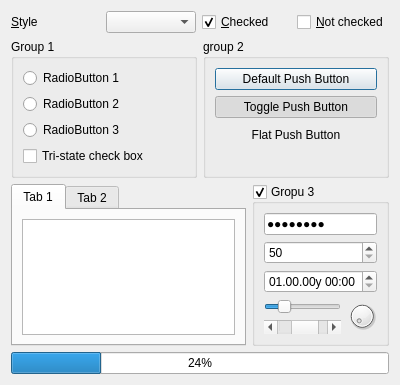
<?xml version="1.0" encoding="UTF-8"?>
<ui version="4.0">
 <class>WidgetsDialog</class>
 <widget class="Dialog" name="WidgetsDialog">
  <property name="geometry">
   <rect>
    <x>0</x>
    <y>0</y>
    <width>400</width>
    <height>300</height>
   </rect>
  </property>
  <property name="windowTitle">
   <string>Dialog</string>
  </property>
  <layout class="QGridLayout" name="gridLayout_2">
   <item row="2" column="0">
    <layout class="QHBoxLayout" name="horizontalLayout_2">
     <item>
      <widget class="QTabWidget" name="tabWidget">
       <property name="currentIndex">
        <number>0</number>
       </property>
       <widget class="QWidget" name="tab">
        <attribute name="title">
         <string>Tab 1</string>
        </attribute>
        <layout class="QHBoxLayout" name="horizontalLayout_3">
         <item>
          <widget class="QTableWidget" name="tableWidget"/>
         </item>
        </layout>
       </widget>
       <widget class="QWidget" name="tab_2">
        <attribute name="title">
         <string>Tab 2</string>
        </attribute>
        <layout class="QHBoxLayout" name="horizontalLayout_4">
         <item>
          <widget class="QTextBrowser" name="textBrowser"/>
         </item>
        </layout>
       </widget>
      </widget>
     </item>
     <item>
      <widget class="QGroupBox" name="groupBox_3">
       <property name="title">
        <string>Gropu 3</string>
       </property>
       <property name="checkable">
        <bool>true</bool>
       </property>
       <layout class="QVBoxLayout" name="verticalLayout_4">
        <item>
         <widget class="QLineEdit" name="lineEdit">
          <property name="text">
           <string>passwrod</string>
          </property>
          <property name="echoMode">
           <enum>QLineEdit::Password</enum>
          </property>
         </widget>
        </item>
        <item>
         <widget class="QSpinBox" name="spinBox_2">
          <property name="specialValueText">
           <string>50</string>
          </property>
         </widget>
        </item>
        <item>
         <widget class="QDateTimeEdit" name="dateTimeEdit">
          <property name="specialValueText">
           <string>4.11.2018 11:54</string>
          </property>
          <property name="displayFormat">
           <string>dd.mm.yyy hh:mm</string>
          </property>
         </widget>
        </item>
        <item>
         <layout class="QHBoxLayout" name="horizontalLayout_6">
          <item>
           <layout class="QVBoxLayout" name="verticalLayout">
            <item>
             <widget class="QSlider" name="horizontalSlider_2">
              <property name="value">
               <number>20</number>
              </property>
              <property name="orientation">
               <enum>Qt::Horizontal</enum>
              </property>
             </widget>
            </item>
            <item>
             <widget class="QScrollBar" name="horizontalScrollBar_2">
              <property name="value">
               <number>60</number>
              </property>
              <property name="orientation">
               <enum>Qt::Horizontal</enum>
              </property>
             </widget>
            </item>
           </layout>
          </item>
          <item>
           <widget class="QDial" name="dial_2">
            <property name="maximumSize">
             <size>
              <width>30</width>
              <height>30</height>
             </size>
            </property>
           </widget>
          </item>
         </layout>
        </item>
        <item>
         <spacer name="verticalSpacer_3">
          <property name="orientation">
           <enum>Qt::Vertical</enum>
          </property>
          <property name="sizeHint" stdset="0">
           <size>
            <width>20</width>
            <height>40</height>
           </size>
          </property>
         </spacer>
        </item>
       </layout>
      </widget>
     </item>
    </layout>
   </item>
   <item row="1" column="0">
    <layout class="QHBoxLayout" name="horizontalLayout">
     <item>
      <widget class="QGroupBox" name="groupBox_2">
       <property name="title">
        <string>Group 1</string>
       </property>
       <layout class="QVBoxLayout" name="verticalLayout_2">
        <item>
         <widget class="QRadioButton" name="radioButton">
          <property name="text">
           <string>RadioButton 1</string>
          </property>
         </widget>
        </item>
        <item>
         <widget class="QRadioButton" name="radioButton_2">
          <property name="text">
           <string>RadioButton 2</string>
          </property>
         </widget>
        </item>
        <item>
         <widget class="QRadioButton" name="radioButton_3">
          <property name="text">
           <string>RadioButton 3</string>
          </property>
         </widget>
        </item>
        <item>
         <widget class="QCheckBox" name="checkBox">
          <property name="text">
           <string>Tri-state check box</string>
          </property>
         </widget>
        </item>
        <item>
         <spacer name="verticalSpacer_2">
          <property name="orientation">
           <enum>Qt::Vertical</enum>
          </property>
          <property name="sizeHint" stdset="0">
           <size>
            <width>20</width>
            <height>40</height>
           </size>
          </property>
         </spacer>
        </item>
       </layout>
      </widget>
     </item>
     <item>
      <widget class="QGroupBox" name="groupBox">
       <property name="title">
        <string>group 2</string>
       </property>
       <layout class="QVBoxLayout" name="verticalLayout_3">
        <item>
         <widget class="QPushButton" name="pushButton_2">
          <property name="text">
           <string>Default Push Button</string>
          </property>
          <property name="default">
           <bool>true</bool>
          </property>
         </widget>
        </item>
        <item>
         <widget class="QPushButton" name="pushButton">
          <property name="text">
           <string>Toggle Push Button</string>
          </property>
          <property name="checkable">
           <bool>true</bool>
          </property>
          <property name="checked">
           <bool>true</bool>
          </property>
         </widget>
        </item>
        <item>
         <widget class="QPushButton" name="pushButton_3">
          <property name="text">
           <string>Flat Push Button</string>
          </property>
          <property name="flat">
           <bool>true</bool>
          </property>
         </widget>
        </item>
        <item>
         <spacer name="verticalSpacer">
          <property name="orientation">
           <enum>Qt::Vertical</enum>
          </property>
          <property name="sizeHint" stdset="0">
           <size>
            <width>20</width>
            <height>40</height>
           </size>
          </property>
         </spacer>
        </item>
       </layout>
      </widget>
     </item>
    </layout>
   </item>
   <item row="3" column="0">
    <widget class="QProgressBar" name="progressBar">
     <property name="value">
      <number>24</number>
     </property>
    </widget>
   </item>
   <item row="0" column="0">
    <layout class="QHBoxLayout" name="horizontalLayout_5">
     <item>
      <widget class="QLabel" name="label">
       <property name="text">
        <string>&amp;Style</string>
       </property>
       <property name="buddy">
        <cstring>comboBox</cstring>
       </property>
      </widget>
     </item>
     <item>
      <widget class="QComboBox" name="comboBox">
       <item>
        <property name="text">
         <string/>
        </property>
       </item>
      </widget>
     </item>
     <item>
      <widget class="QCheckBox" name="checkBox_2">
       <property name="text">
        <string>&amp;Checked</string>
       </property>
       <property name="checked">
        <bool>true</bool>
       </property>
      </widget>
     </item>
     <item>
      <widget class="QCheckBox" name="checkBox_3">
       <property name="text">
        <string>&amp;Not checked</string>
       </property>
      </widget>
     </item>
    </layout>
   </item>
  </layout>
 </widget>
 <customwidgets>
  <customwidget>
   <class>Dialog</class>
   <extends>QWidget</extends>
   <header>dialog.h</header>
   <container>1</container>
  </customwidget>
 </customwidgets>
 <resources/>
 <connections/>
</ui>
